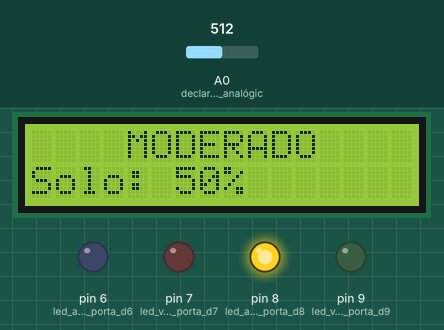
This sketch was run on a simulated Arduino Uno, built with avr-gcc and run on an emulated ATmega328P. On the bench: 16×2 character LCD, output pins drawn as LEDs (lit = HIGH). Dashed ring = blinking. The inputs (shaded band) are chosen by the test bench; at power-on: A0 (declarando_porta_analógic) = 512. What the sketch prints to the serial monitor is not drawn.

Above: at 2.2 s.
2.3 s: A0 (declarando_porta_analógic) set to 260
At 3.0 s:
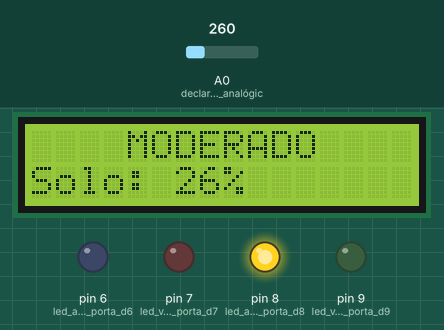
3.8 s: A0 (declarando_porta_analógic) set to 242
At 4.48 s:
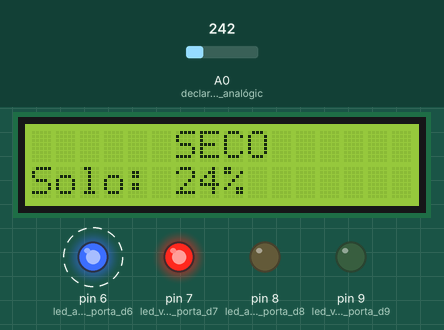
6.8 s: A0 (declarando_porta_analógic) set to 900
At 7.6 s:
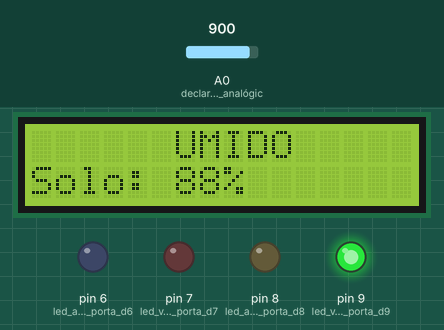
8.3 s: A0 (declarando_porta_analógic) set to 772
At 9.4 s:
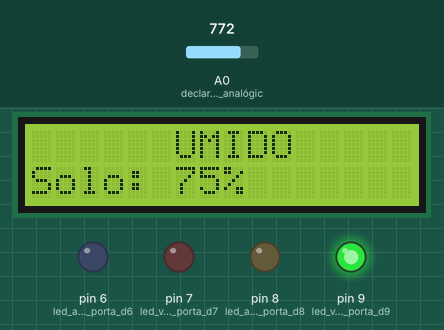
9.8 s: A0 (declarando_porta_analógic) set to 749
At 11.0 s:
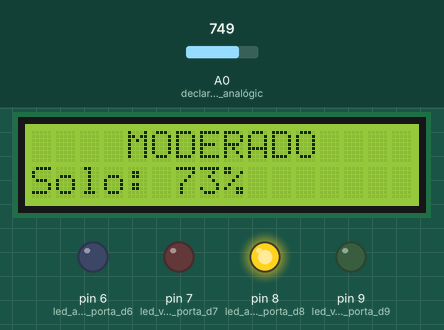
11.3 s: A0 (declarando_porta_analógic) set to 0
At 12.04 s:
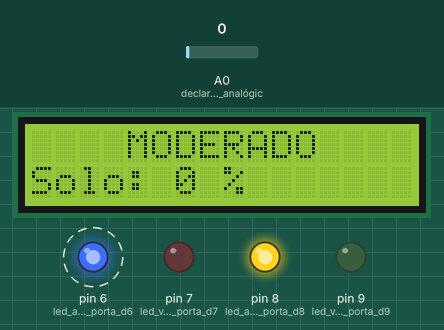
Timing chart, 0 to 15.3 s (numbered marks = the images above; inputs shaded):
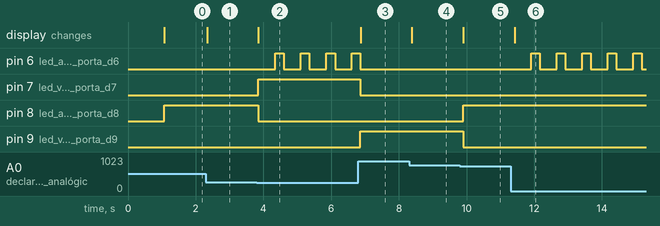

Measured:
- the behaviour switches between 249 and 248 on A0 (declarando_porta_analógic) (found by bisection; images 1 and 2)
- the behaviour switches between 765 and 764 on A0 (declarando_porta_analógic) (found by bisection; images 4 and 5)
- after the input at 2.3 s, the display: changes at once (image 1)
- after the input at 3.8 s, pin 6 (led_azul_porta_d6): alternates HIGH for 0.25 s and LOW for 0.50 s, starting after 0.55 s; pin 7 (led_vermelho_porta_d7): LOW → HIGH after 0.05 s; pin 8 (led_amarelo_porta_d8): HIGH → LOW after 0.05 s; the display: changes after 0.05 s (image 2)
- after the input at 6.8 s, pin 6 (led_azul_porta_d6): goes on until 6.9 s, then stays LOW; pin 7 (led_vermelho_porta_d7): HIGH → LOW after 0.06 s; pin 9 (led_verde_porta_d9): LOW → HIGH after 0.06 s; the display: changes after 0.07 s (image 3)
- after the input at 8.3 s, the display: changes after 0.09 s (image 4)
- after the input at 9.8 s, pin 8 (led_amarelo_porta_d8): LOW → HIGH after 0.10 s; pin 9 (led_verde_porta_d9): HIGH → LOW after 0.10 s; the display: changes after 0.10 s (image 5)
- after the input at 11.3 s, pin 6 (led_azul_porta_d6): alternates HIGH for 0.25 s and LOW for 0.50 s, starting after 0.62 s; the display: changes after 0.12 s (image 6)

The sketch:

main.ino
```cpp
/*
  Programado por Vinicius Pereira

 Monitoramento de uma planta através de um sensor de umidade de solo.
 No modelo do tinkercad foi usado um potenciometro no lugar do sensor de umidade.
 Utiliza um ldr então segue abaixo as ligações dele:

 * LCD RS pin to digital pin 12
 * LCD Enable pin to digital pin 11
 * LCD D4 pin to digital pin 5
 * LCD D5 pin to digital pin 4
 * LCD D6 pin to digital pin 3
 * LCD D7 pin to digital pin 2
 * LCD R/W pin to ground
 * LCD VSS pin to ground
 * LCD VCC pin to 5V
 * 10K resistor:
 * ends to +5V and ground
 * wiper to LCD VO pin (pin 3)

 o sketch utiliza uma biblioteca do LCD.
 */

#include <LiquidCrystal.h>                                                //incuindo a biblioteca
int valoran = 0;                                                          //declarando valor analógico para o sensor
int funcpisca = 1;                                                        //variavel para função conjunta
LiquidCrystal lcd(12, 11, 5, 4, 3, 2);                                    //configurando e setando portas digitais do lcd
void setup() {
  pinMode(7, OUTPUT);                                                     //led vermelho porta d7
  pinMode(8, OUTPUT);                                                     //led amarelo porta d8
  pinMode(9, OUTPUT);                                                     //led verde porta d9
  pinMode(6, OUTPUT);                                                     //led azul porta d6
  lcd.begin(16, 2);                                                       //setando numero de colunas e linhas
  lcd.print("Monitorando...");                                            //escrever no lcd
  pinMode(A0, INPUT);                                                     //declarando porta analógica do sensor
  Serial.begin(9600);                                                     //iniciando comunicação com a serial
  delay(1000);                                                            //aguarda 1 segundo
  lcd.clear();                                                            //limpa a tela do lcd
}
void loop() {
 valoran = analogRead(A0);                                               //le o valor recebido na porta analógica
 valoran = map(valoran, 1023, 0, 99, 0);                                 //transforma o valor para 0 a 99
 Serial.println(valoran);                                                //manda o vallor para a serial
   if (valoran > 0) {                                                    //laço para leds
     if (valoran < 25) {
       digitalWrite(7, HIGH);                                            //comando de leds
       digitalWrite(8, LOW);
       digitalWrite(9, LOW);
       lcd.setCursor(4, 0);                                              //escrevendo letras "fantasmas" para resolver bug do "zero á esquerda"
       lcd.write(B00100000);
       lcd.setCursor(5, 0);
       lcd.write(B00100000);
       lcd.setCursor(10, 0);
       lcd.write(B00100000);
       lcd.setCursor(11, 0);
       lcd.write(B00100000);
       lcd.setCursor(6, 0);
       lcd.print("SECO");                                               //para valores menores de 25% acender led vermelho e escrever "seco" no lcd
     }
     if (valoran > 25 && valoran < 75) {
       digitalWrite(7, LOW);
       digitalWrite(8, HIGH);
       digitalWrite(9, LOW);
       digitalWrite(6, LOW);
       lcd.setCursor(4, 0);
       lcd.print("MODERADO");                                          //para valores entre 25 e 75 acender led amarelo e escrever "moderado" no lcd
     }
     if (valoran > 75) {
       digitalWrite(7, LOW);
       digitalWrite(8, LOW);
       digitalWrite(9, HIGH);
       digitalWrite(6, LOW);
       lcd.setCursor(4, 0);                                            //escrevendo letras "fantasmas" para resolver bug do "zero á esquerda"
       lcd.write(B00100000);
       lcd.setCursor(5, 0);
       lcd.write(B00100000);
       lcd.setCursor(11, 0);
       lcd.write(B00100000);
       lcd.setCursor(6, 0);
       lcd.print("UMIDO");                                            //para valores maiores de 75 acender led verde e escrever "umido" no lcd
     }
   }
  lcd.setCursor(0, 1);                                                //escreve "Solo:" na 2° linha
  lcd.print("Solo:");
  if (valoran > 10); {
  lcd.setCursor(6, 2);
  lcd.print(valoran);                                                 //escreve o valor lido do sensor (0 a 99)
  lcd.setCursor(8, 2);
  lcd.print("%");                                                    //coloca o simbolo de porcentagem
  }
  if (valoran < 10){                                                 //resolvendo bug "0 a esquerda"
  lcd.setCursor(7, 2);
  lcd.write(B00100000);
  lcd.setCursor(6, 2);
  lcd.print(valoran);
  }
  if (funcpisca == 1){                                             //fazer o led azul piscar quando o solo estiver seco (-25)
    if (valoran < 25){
      digitalWrite(6, LOW);
      delay(500);
      digitalWrite(6, HIGH);
    }
  }

delay(250);
}
```
